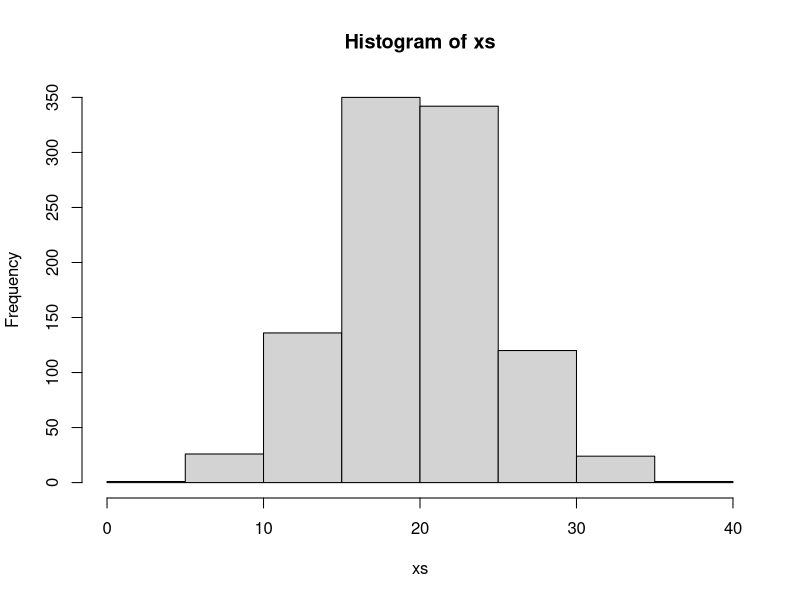
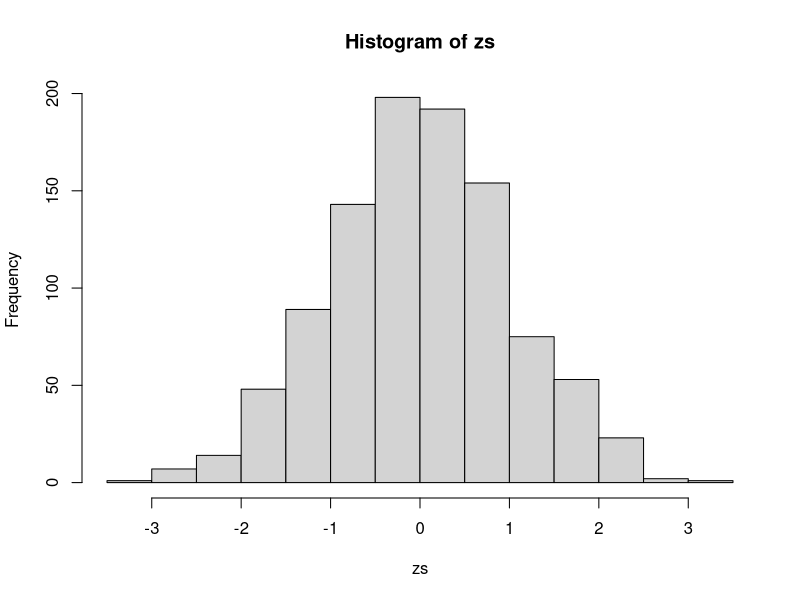
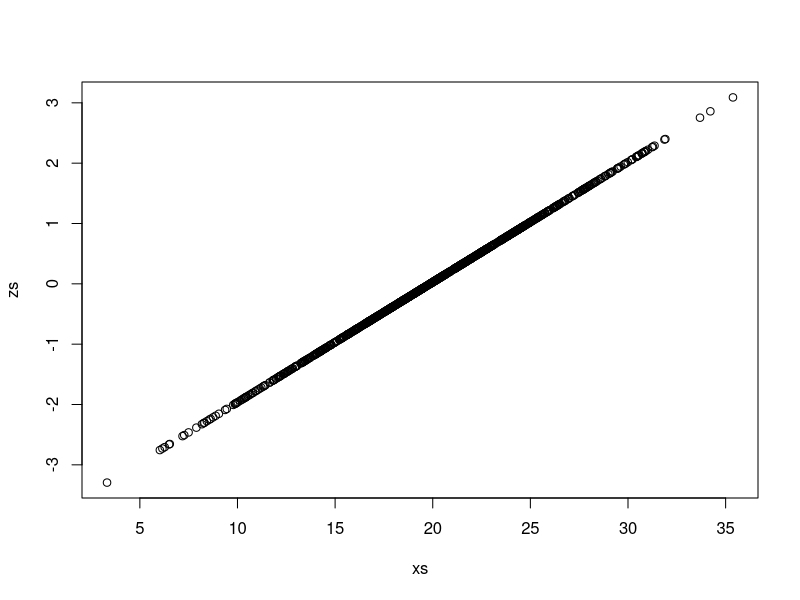
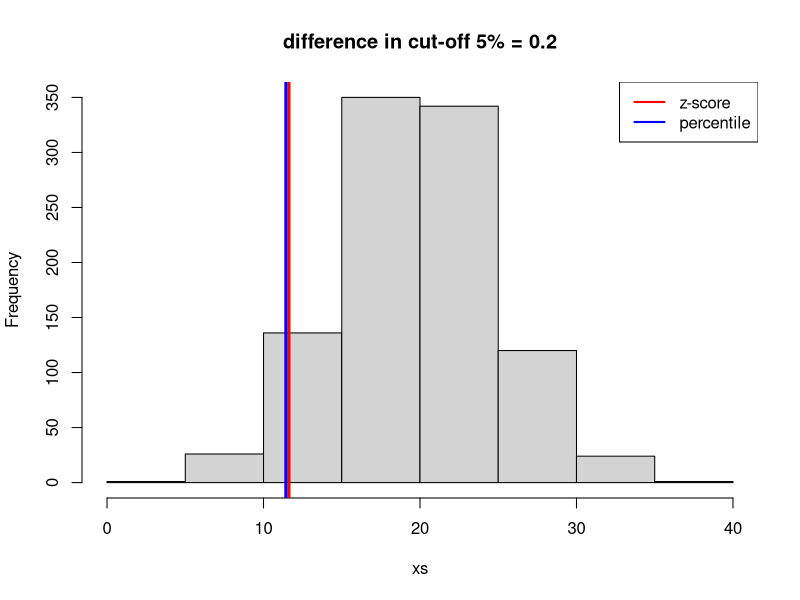
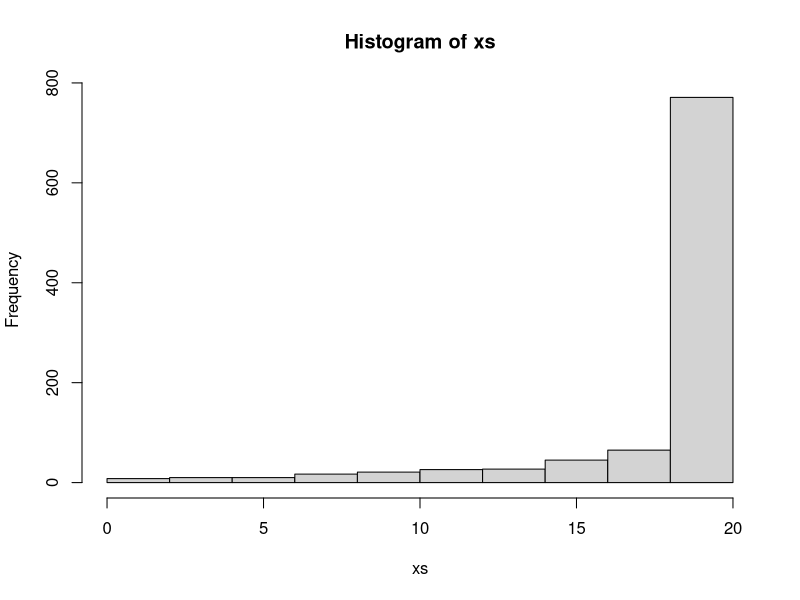
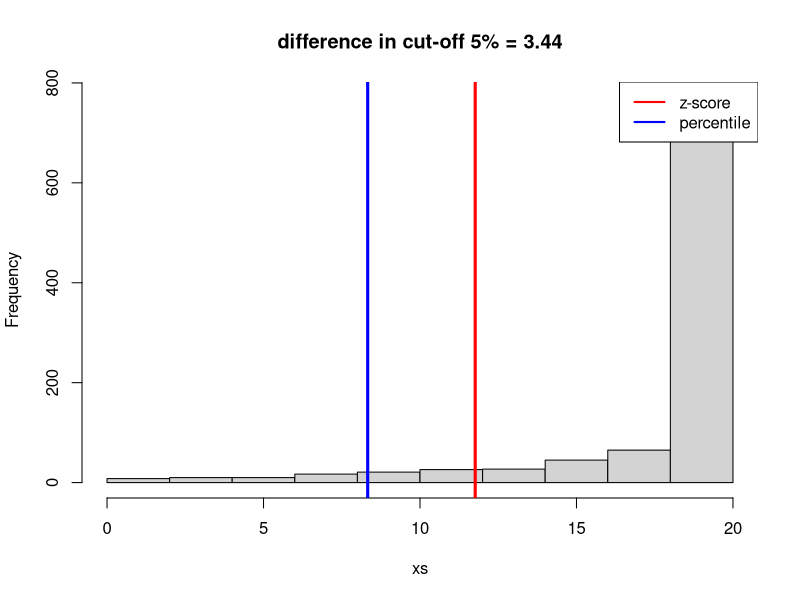
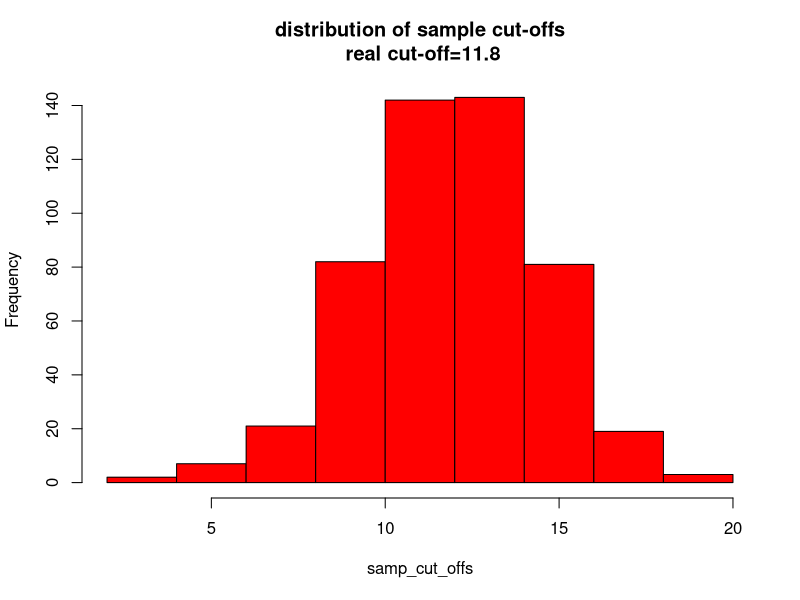
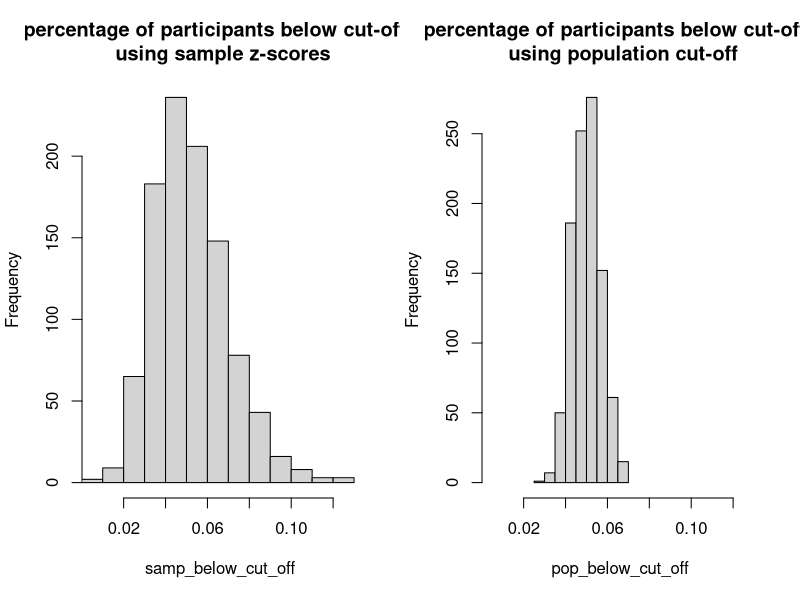

Reproduce these figures in R, in order. (Note: this script raises an error after producing the figures.)
rm(list=ls())

# simulate normative data with normal distribution
n = 1000
m = 20
s = 5

xs = rnorm(n = n, mean = m, sd = s)

mean(xs)
sd(xs)

hist(xs, breaks=10)

### calculate z-score to define known percentage
zs = ( xs - mean(xs) ) / sd(xs)

hist(zs, breaks=10) # note, histogram may be visually slightly diffrence, but this depends on how bins (i.e. breaks) are defined

plot(xs, zs)
cor.test(xs, zs)

# find clinical cut-off (i.e. 5% population) with z-scores formula
cut_off_z = mean(xs) - (1.64 * sd(xs))

## non-parametric percentile
cut_off_perc = quantile(xs, probs= 0.05)
print(cut_off_perc)
print(cut_off_z)


hist(xs, main = paste("difference in cut-off 5% = ", round(cut_off_z - cut_off_perc,2), sep=""))
abline(v = cut_off_z, lwd=3, col="red") # z score in red
abline(v = cut_off_perc, lwd=3, col="blue") # non-parametric percentile in blue
legend("topright", legend=c("z-score", "percentile"), col=c("red", "blue"), lwd=2)

#### non normal distribution
# beta distribution can be used to build data that are non normally distributed
xs = rbeta(n,1,0.1)*20
hist(xs)

cut_off_z = mean(xs) - 1.64 * sd(xs)

## non-parametric percentile
cut_off_perc = quantile(xs, probs= 0.05)
print(cut_off_perc)
print(cut_off_z)


hist(xs, main = paste("difference in cut-off 5% = ", round(cut_off_z - cut_off_perc,2), sep=""))
abline(v = cut_off_z, lwd=3, col="red") # z score in red
abline(v = cut_off_perc, lwd=3, col="blue") # non-parametric percentile in blue
legend("topright", legend=c("z-score", "percentile"), col=c("red", "blue"), lwd=2)

###################################
## POPULATION AND SAMPLE THRESHOLDS
##################################
# in a population we know the real cut-offs
pop_mean = 20
pop_sd = 5
real_cut_off = pop_mean - 1.64 * pop_sd
print(real_cut_off)

# we can simulate samples and see what are the observed cut-offs
n = 10 # size of each sample (number of participants in my normative data)
k = 500 # number of simulated samples


samp_cut_offs = NULL
for (iK in 1:k){
  obs_values = rnorm(n, mean=pop_mean, sd = pop_sd)
  cut_off_obs = mean(obs_values) - 1.64 * sd(obs_values)
  samp_cut_offs[iK] = cut_off_obs
}

hist(samp_cut_offs, main= paste("distribution of sample cut-offs\n real cut-off=",real_cut_off, sep=""), col="red")

### IMPORTANT: we cannot trust cut-offs or thresholds from samples!
# (especially when sample size is low)



#######################################################
## TYPE 1 ERROR USING CUT-OFF WITH Z-SCORES
######################################################
# in a population we know the real cut-offs
pop_mean = 20
pop_sd = 10
real_cut_off = pop_mean - 1.64 * pop_sd

# we can simulate samples and see what are the observed cut-offs
n = 100 # size of each sample (number of participants in my normative data)
k = 1000 # number of simulated samples
p = 1000 # number of simulated tested participants from normal population

# for each sample I test p participants, if my method is accurate, I will classify them
# below the cut-off 5% of the time (by definition, this is my definition). The sample cut-off will be different, however,
# and I can classify my miscalculation of patient for each sample.

samp_cut_offs = NULL
samp_below_cut_off = NULL
pop_below_cut_off = NULL
for (iK in 1:k){
  obs_values = rnorm(n, mean=pop_mean, sd = pop_sd)
    samp_cut_off = mean(obs_values) - 1.64 * sd(obs_values)
  
  # simulate participants (from population) and test against sample cut-off and then against population cut-off
  ps = rnorm(p, mean = pop_mean, sd = pop_sd)
  samp_below_cut_off[iK] = sum(ps < samp_cut_off) / p
  pop_below_cut_off[iK] = sum(ps < real_cut_off) / p
  
}


par(mfrow=c(1,2))
tot_range = range(c(samp_below_cut_off, pop_below_cut_off))
hist(samp_below_cut_off, breaks=10, xlim=tot_range, main="percentage of participants below cut-offs\n using sample z-scores")
hist(pop_below_cut_off, breaks=10, xlim=tot_range, main="percentage of participants below cut-offs\n using population cut-off")

# note that if sample size is low error when using population approximate expected error (0.05 = 5%)
# however this simulation show what will happen when using k samples. 
# If k = 1, the error can be much higher.

mean(samp_below_cut_off)
mean(pop_below_cut_off)


#######################################################
## TYPE 1 ERROR USING CUT-OFF WITH PERCENTILES
######################################################
# in a population we know the real cut-offs
pop_mean = 100
pop_sd = 10
real_cut_off = pop_mean - 1.64 * pop_sd

# we can simulate samples and see what are the observed cut-offs
n = 20  #size of each sample (number of participants in my normative data)
k = 1000 # number of simulated samples
p = 1000 # number of simulateted tested participants from normal population

# for each sample I test p participants, if my method is accurate, I will classify them
# below the cut-off 5% of the time (by definition, this is my definition). The sample cut-off will be different, however,
# and I can classify my miscalculation of patient for each sample.

samp_cut_offs = NULL
samp_below_cut_off = NULL
pop_below_cut_off = NULL
for (iK in 1:k){
  obs_values = rnorm(n, mean=pop_mean, sd = pop_sd)
  samp_cut_off = quantile(obs_values, prob=0.05)

  # simulate participants (from population) and test against sample cut-off and then against population cut-off
  ps = rnorm(p, mean = pop_mean, sd = pop_sd)
  samp_below_cut_off[iK] = sum(ps < samp_cut_off) / p
  pop_below_cut_off[iK] = sum(ps < real_cut_off) / p
  
}

par(mfrow=c(1,2))
tot_range = range(c(samp_below_cut_off, pop_below_cut_off))
hist(samp_below_cut_off, breaks=10, xlim=tot_range, main="percentage of participants below cut-offs\n using sample percentile")
hist(pop_below_cut_off, breaks=10, xlim=tot_range, main="percentage of participants below cut-offs\n using population cut-off")

# note that if sample size is low error when using population approximate expected error (0.05 = 5%)
# however this simulation show what will happen when using k samples. 
# If k = 1, the error can be much higher.

mean(samp_below_cut_off)
mean(pop_below_cut_off)

### IMPORTANT: we cannot trust cut-offs or thresholds from samples!
# (especially when sample size is low)





########################
# ADDITIONAL MATERIALS #
########################




### Population -> samples figure (as in slides)
zs = seq(-3, 3, 0.01)
x_mean = 20
x_sd = 5
xs = (zs  * x_sd) + x_mean

ys = dnorm(xs, mean = x_mean, sd = x_sd)

#
png("Figures/population.png", height = 800, width=1000, res=300)
plot(xs, ys, type="l", main= round(x_mean -1.64 * x_sd) )
dev.off()

# set numerosity of drawn samples
n_s = 25

png("Figures/samples.png", height = 800, width=1000*3, res=350)
par(mfrow=c(1,3))
set.seed(100)
r_1 = rnorm(n_s, mean = x_mean, sd = x_sd)
hist(r_1, main = round(mean(r_1)-1.64*sd(r_1)))
#hist(r_1, main = round(quantile(r_1, probs=0.05)))

r_2 = rnorm(n_s, mean = x_mean, sd = x_sd)
hist(r_2, main = round(mean(r_2)-1.64*sd(r_2)))
#hist(r_2, main = round(quantile(r_2, probs=0.05)))

r_3 = rnorm(n_s, mean = x_mean, sd = x_sd)
hist(r_3, main = round(mean(r_3)-1.64*sd(r_3)))
#hist(r_3, main = round(quantile(r_3, probs=0.05)))

dev.off()


